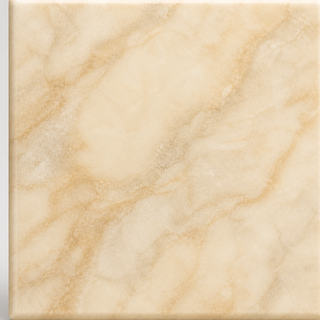
#> input picture plugins/words/client/assets/tile-marble.png, 320 x 320 px
$ python -i make-parquet.py   (imports and definitions only)
#> lines starting #> are read from the running program, lines starting #| are printed output that depends on the picture
#!/usr/bin/env python3
"""Generate a parquet-tile pattern from a single texture.

Usage:
  scripts/make-parquet.py --style marble-cream
  scripts/make-parquet.py --style stone-slate --out my-parquet.jpg
  scripts/make-parquet.py --src tex.png --out parquet.jpg
  scripts/make-parquet.py --all
  scripts/make-parquet.py --list-styles

A parquet pattern: a square texture is cropped, scaled, and laid down in a
grid where every other tile is rotated 90 degrees so the grain alternates
horizontal/vertical (the "checkerboard wood floor" look). Optional grout
lines + per-tile brightness jitter sell the inlay feel.
"""

from __future__ import annotations
import argparse
from pathlib import Path

import numpy as np
from PIL import Image, ImageDraw, ImageEnhance


REPO = Path(__file__).resolve().parent.parent
WORDS_ASSETS = REPO / "plugins/words/client/assets"


STYLES: dict[str, dict] = {
    # ── Single-texture (rotation-alternated) parquets ───────────────────
    # NB: grid=15 so output maps 1:1 to the words 15×15 board grid.
    "marble-cream": {
        "description": "Cream-marble parquet (warm, single texture)",
        "src":         WORDS_ASSETS / "tile-marble.png",
        "tile_size":   140, "grid": 15,
        "grout":       2,   "grout_alpha": 0.50, "vary": 0.04,
    },
    "marble-silver": {
        "description": "Silver-marble parquet (cool, single texture)",
        "src":         WORDS_ASSETS / "board-marble.jpg",
        "tile_size":   140, "grid": 15,
        "grout":       2,   "grout_alpha": 0.45, "vary": 0.05,
    },
    "stone-slate": {
        "description": "Dark slate-stone parquet (single texture)",
        "src":         WORDS_ASSETS / "stone-slate.png",
        "tile_size":   140, "grid": 15,
        "grout":       2,   "grout_alpha": 0.65, "vary": 0.05,
    },
    # ── Two-texture checkerboard parquets ───────────────────────────────
    "marble-slate-checker": {
        "description": "Cream marble × dark slate checkerboard",
        "src":         WORDS_ASSETS / "tile-marble.png",
        "src2":        WORDS_ASSETS / "stone-slate.png",
        "tile_size":   140, "grid": 15,
        "grout":       2,   "grout_alpha": 0.55, "vary": 0.04,
    },
    "ivory-walnut-floor": {
        "description": "Pale oak × dark walnut checkerboard",
        "src":         WORDS_ASSETS / "board-ivory.jpg",
        "src2":        WORDS_ASSETS / "board-wood.jpg",
        "tile_size":   140, "grid": 15,
        "grout":       2,   "grout_alpha": 0.55, "vary": 0.04,
    },
    # ── Two-tone checker variants for the parquet-* board themes ────────
    # These pair tonally-close textures so the theme keeps its mood
    # (cream/silver/slate) but the alternation is clearly visible.
    "marble-cream-checker": {
        "description": "Cream marble × pale oak (warm cream theme)",
        "src":         WORDS_ASSETS / "tile-marble.png",
        "src2":        WORDS_ASSETS / "board-ivory.jpg",
        "tile_size":   140, "grid": 15,
        "grout":       2,   "grout_alpha": 0.50, "vary": 0.04,
    },
    "marble-silver-checker": {
        "description": "Silver marble × cream marble (cool silver theme)",
        "src":         WORDS_ASSETS / "board-marble.jpg",
        "src2":        WORDS_ASSETS / "tile-marble.png",
        "tile_size":   140, "grid": 15,
        "grout":       2,   "grout_alpha": 0.50, "vary": 0.04,
    },
    "stone-slate-checker": {
        "description": "Dark slate × silver marble (dramatic slate theme)",
        "src":         WORDS_ASSETS / "stone-slate.png",
        "src2":        WORDS_ASSETS / "board-marble.jpg",
        "tile_size":   140, "grid": 15,
        "grout":       2,   "grout_alpha": 0.65, "vary": 0.05,
    },
}


# ── Helpers ──────────────────────────────────────────────────────────────

def square_crop(img: Image.Image) -> Image.Image:
    s = min(img.size)
    x = (img.width  - s) // 2
    y = (img.height - s) // 2
    return img.crop((x, y, x + s, y + s))


def random_crop(img: Image.Image, size: int, rng: np.random.Generator) -> Image.Image:
    """Pick a random size×size crop from anywhere in the source. Falls back
    to a centered cover-resize when the source is too small."""
    if img.width < size or img.height < size:
        s = max(size / img.width, size / img.height)
        nw, nh = int(round(img.width * s)) + 1, int(round(img.height * s)) + 1
        img = img.resize((nw, nh), Image.LANCZOS)
    x = int(rng.integers(0, img.width  - size + 1))
    y = int(rng.integers(0, img.height - size + 1))
    return img.crop((x, y, x + size, y + size))


def per_tile_inset(tile_size: int, depth: float = 0.18) -> Image.Image:
    """Soft inset shadow for one tile -- darker at edges, neutral at center.
    Returned as L-mode 'multiply' layer (255 = no change, 0 = full dark)."""
    n = tile_size
    yy, xx = np.mgrid[0:n, 0:n]
    cx, cy = (n - 1) / 2.0, (n - 1) / 2.0
    # Distance to nearest edge, normalised (0 at edge, 1 at center)
    edge_dist = np.minimum.reduce([xx, n - 1 - xx, yy, n - 1 - yy]) / (n / 2.0)
    edge_dist = np.clip(edge_dist, 0, 1)
    # Smooth ramp using cosine
    factor = 0.5 - 0.5 * np.cos(np.pi * edge_dist)  # 0 at edge → 1 at center
    shadow = 1 - depth * (1 - factor)               # 1 - depth at edge → 1 at center
    arr = (np.clip(shadow, 0, 1) * 255).astype(np.uint8)
    return Image.fromarray(arr, "L")


# ── Core ─────────────────────────────────────────────────────────────────

def make_parquet(src_path: Path, out_path: Path, *,
                 src2_path: Path | None = None,
                 tile_size: int = 140, grid: int = 11,
                 grout: int = 2, grout_alpha: float = 0.50,
                 vary: float = 0.08, inset: float = 0.18,
                 random_crops: bool = True,
                 seed: int = 12345) -> None:
    """Build a parquet pattern.

    Two modes:
      * single texture (src2_path=None): tiles alternate 90° rotation across
        the checkerboard so directional grain reads as parquet.
      * two textures (src2_path given): src and src2 alternate across the
        checkerboard. No rotation is applied -- the alternation itself is
        the parquet pattern (e.g., marble × slate, light wood × dark wood).

    random_crops: every tile gets a fresh random crop from its source so
        radially-symmetric textures (marble, stone) don't repeat the same
        center-spot in every cell.
    """
#> called with out_path = 'out.png', tile_size = 140, grid = 11, grout = 2, grout_alpha = 0.5, vary = 0.08, inset = 0.18, random_crops = True
    src = Image.open(src_path).convert("RGB")
#> src is the input picture: PIL image 320x320 RGB; mean R, G, B 229, 207.4, 175.3
    src2 = Image.open(src2_path).convert("RGB") if src2_path else None

    fallback  = square_crop(src ).resize((tile_size, tile_size), Image.LANCZOS)
    fallback2 = (square_crop(src2).resize((tile_size, tile_size), Image.LANCZOS)
                 if src2 is not None else None)

    inset_layer = per_tile_inset(tile_size, depth=inset) if inset > 0 else None
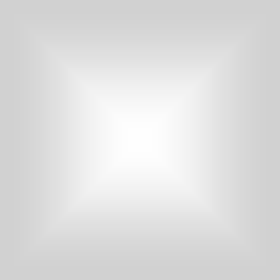
#> inset_layer: PIL image 140x140 L (shown 2 times larger); min 209, max 254, mean 221.9
    rng = np.random.default_rng(seed)
    W = H = tile_size * grid
    canvas = Image.new("RGB", (W, H))
#> canvas: PIL image 1540x1540 RGB; every value is 0

    two_tex = src2 is not None

    for r in range(grid):
        for c in range(grid):
            even = (r + c) % 2 == 0
            if two_tex:
                source = src if even else src2
                fb     = fallback if even else fallback2
                tile = (random_crop(source, tile_size, rng).copy()
                        if random_crops else fb.copy())
                # No rotation: the texture-alternation IS the pattern.
            else:
                tile = (random_crop(src, tile_size, rng).copy()
                        if random_crops else fallback.copy())
                if even:
                    tile = tile.rotate(90)
            if vary > 0:
                f = 1 + (rng.random() - 0.5) * 2 * vary
                tile = ImageEnhance.Brightness(tile).enhance(f)
            if inset_layer is not None:
                arr = (np.asarray(tile, dtype=np.float32) *
                       (np.asarray(inset_layer, dtype=np.float32)[..., None] / 255.0))
                tile = Image.fromarray(np.clip(arr, 0, 255).astype(np.uint8), "RGB")
            canvas.paste(tile, (c * tile_size, r * tile_size))
#> this loop made 11 passes
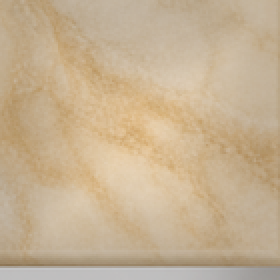
#> arr: shape (140, 140, 3) float32 (shown 2 times larger); mean R, G, B 198.5, 177.2, 146.8
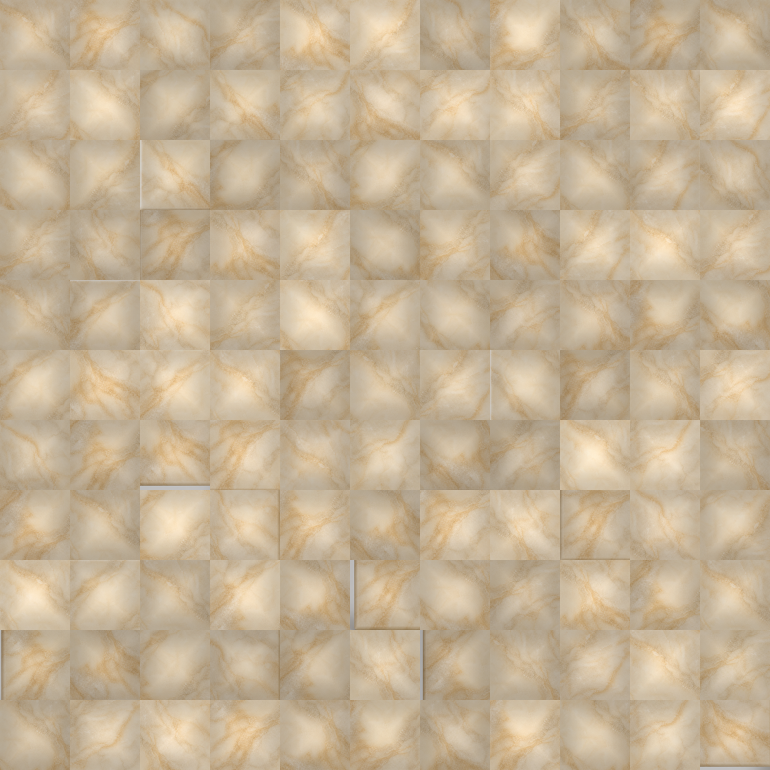
#> canvas: PIL image 1540x1540 RGB (shown at 1/2 size); mean R, G, B 198, 178.8, 150.1

    if grout > 0:
        d = ImageDraw.Draw(canvas)
        col = int((1 - grout_alpha) * 255)
        half = max(1, grout // 2)
        for c in range(grid + 1):
            x = c * tile_size
            d.rectangle([x - half, 0, x + half - 1, H - 1], fill=(col, col, col))
        for r in range(grid + 1):
            y = r * tile_size
            d.rectangle([0, y - half, W - 1, y + half - 1], fill=(col, col, col))

#> (the run stopped early here; a loop or call above may not have finished)
